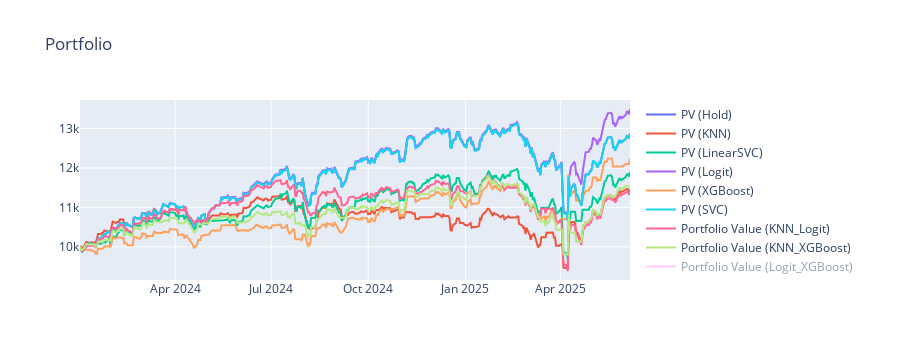

The notebook cell this image was saved under:
### Markdown cell above
### Results

### Code cell
initial_capital = 10000 # scalar

# Plot Daily Portfolio Value
fig = go.Figure()

if indicator_config.ticker != "SPY":
    df = strat_bds['Hold'][initial_train_period:].copy()
    df.loc[initial_train_period, 'Strategy_Return'] = 0
    df['Portfolio_Value'] = (1 + df['Daily_Return_SPY']).cumprod() * initial_capital

    fig.add_trace(go.Scatter(x=df['Date'], y=df['Portfolio_Value'], mode='lines', name='PV SPY_Hold'))

for strat in strategy_list:
    df = strat_bds[strat][initial_train_period:].copy()
    df.loc[initial_train_period, 'Strategy_Return'] = 0
    df['Portfolio_Value'] = (1 + df['Strategy_Return']).cumprod() * initial_capital

    fig.add_trace(go.Scatter(x=df['Date'], y=df['Portfolio_Value'], mode='lines', name=f'PV ({strat})'))

try:
    for mods in combos:
        df = mod_mod_dic["_".join(mods)][initial_train_period:].copy()
        df.loc[initial_train_period, 'Strategy_Return'] = 0
        df['Portfolio_Value'] = (1 + df['Strategy_Return']).cumprod() * initial_capital

        fig.add_trace(go.Scatter(x=df['Date'], y=df['Portfolio_Value'], mode='lines', name=f"Portfolio Value ({'_'.join(mods)})"))
except:
    pass

fig.update_layout(title="Portfolio")
fig.show()

### Figure 1 — Plotly figure (JSON) as saved in the notebook; plotly's stock layout.template omitted (floating-point values rounded to 4 significant figures; data arrays with more than 128 entries replaced by an {"elided": "..."} marker saying what was removed)
{"data": [{"mode": "lines", "name": "PV (Hold)", "type": "scatter", "visible": true, "x": {"elided": "359 str values"}, "y": {"elided": "359 float values"}}, {"mode": "lines", "name": "PV (KNN)", "type": "scatter", "visible": true, "x": {"elided": "359 str values"}, "y": {"elided": "359 float values"}}, {"mode": "lines", "name": "PV (LinearSVC)", "type": "scatter", "visible": true, "x": {"elided": "359 str values"}, "y": {"elided": "359 float values"}}, {"mode": "lines", "name": "PV (Logit)", "type": "scatter", "visible": true, "x": {"elided": "359 str values"}, "y": {"elided": "359 float values"}}, {"mode": "lines", "name": "PV (XGBoost)", "type": "scatter", "visible": true, "x": {"elided": "359 str values"}, "y": {"elided": "359 float values"}}, {"mode": "lines", "name": "PV (SVC)", "type": "scatter", "visible": true, "x": {"elided": "359 str values"}, "y": {"elided": "359 float values"}}, {"mode": "lines", "name": "Portfolio Value (KNN_Logit)", "type": "scatter", "visible": true, "x": {"elided": "359 str values"}, "y": {"elided": "359 float values"}}, {"mode": "lines", "name": "Portfolio Value (KNN_XGBoost)", "type": "scatter", "visible": true, "x": {"elided": "359 str values"}, "y": {"elided": "359 float values"}}, {"mode": "lines", "name": "Portfolio Value (Logit_XGBoost)", "type": "scatter", "visible": "legendonly", "x": {"elided": "359 str values"}, "y": {"elided": "359 float values"}}, {"mode": "lines", "name": "Portfolio Value (KNN_Logit_XGBoost)", "type": "scatter", "visible": "legendonly", "x": {"elided": "359 str values"}, "y": {"elided": "359 float values"}}], "layout": {"height": 360, "title": {"text": "Portfolio"}, "xaxis": {"autorange": true, "range": ["2024-01-02", "2025-06-06"], "showspikes": false, "type": "date"}, "yaxis": {"autorange": true, "range": [9159.0, 13720.0], "showspikes": false, "type": "linear"}}}
